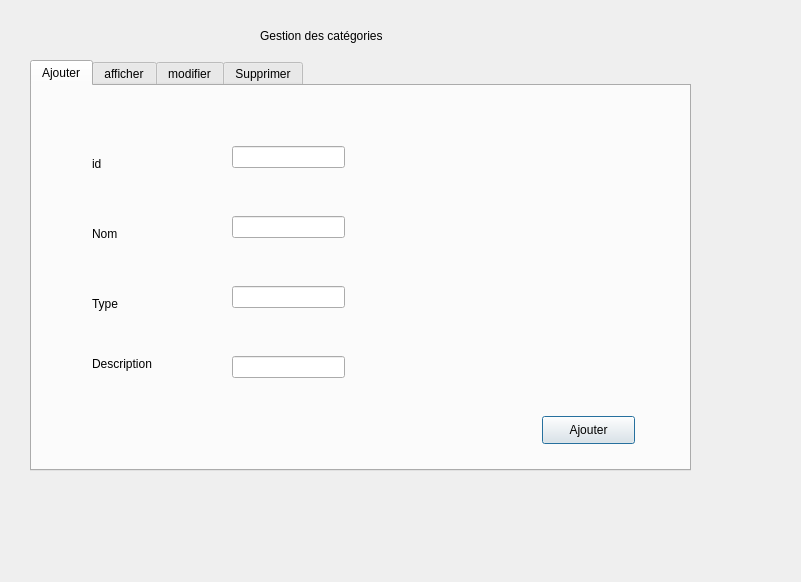
<?xml version="1.0" encoding="UTF-8"?>
<ui version="4.0">
 <class>gestioncategorie</class>
 <widget class="QDialog" name="gestioncategorie">
  <property name="geometry">
   <rect>
    <x>0</x>
    <y>0</y>
    <width>801</width>
    <height>582</height>
   </rect>
  </property>
  <property name="windowTitle">
   <string>Dialog</string>
  </property>
  <widget class="QTabWidget" name="tabWidget">
   <property name="geometry">
    <rect>
     <x>30</x>
     <y>60</y>
     <width>661</width>
     <height>411</height>
    </rect>
   </property>
   <property name="currentIndex">
    <number>0</number>
   </property>
   <widget class="QWidget" name="tab">
    <attribute name="title">
     <string>Ajouter</string>
    </attribute>
    <widget class="QLabel" name="label_2">
     <property name="geometry">
      <rect>
       <x>60</x>
       <y>70</y>
       <width>55</width>
       <height>16</height>
      </rect>
     </property>
     <property name="text">
      <string>id </string>
     </property>
    </widget>
    <widget class="QLabel" name="label_3">
     <property name="geometry">
      <rect>
       <x>60</x>
       <y>140</y>
       <width>55</width>
       <height>16</height>
      </rect>
     </property>
     <property name="text">
      <string>Nom</string>
     </property>
    </widget>
    <widget class="QLabel" name="label_4">
     <property name="geometry">
      <rect>
       <x>60</x>
       <y>210</y>
       <width>55</width>
       <height>16</height>
      </rect>
     </property>
     <property name="text">
      <string>Type</string>
     </property>
    </widget>
    <widget class="QLabel" name="label_5">
     <property name="geometry">
      <rect>
       <x>60</x>
       <y>270</y>
       <width>81</width>
       <height>16</height>
      </rect>
     </property>
     <property name="text">
      <string>Description</string>
     </property>
    </widget>
    <widget class="QLineEdit" name="id">
     <property name="geometry">
      <rect>
       <x>200</x>
       <y>60</y>
       <width>113</width>
       <height>22</height>
      </rect>
     </property>
    </widget>
    <widget class="QLineEdit" name="nom">
     <property name="geometry">
      <rect>
       <x>200</x>
       <y>130</y>
       <width>113</width>
       <height>22</height>
      </rect>
     </property>
    </widget>
    <widget class="QLineEdit" name="type">
     <property name="geometry">
      <rect>
       <x>200</x>
       <y>200</y>
       <width>113</width>
       <height>22</height>
      </rect>
     </property>
    </widget>
    <widget class="QLineEdit" name="description">
     <property name="geometry">
      <rect>
       <x>200</x>
       <y>270</y>
       <width>113</width>
       <height>22</height>
      </rect>
     </property>
    </widget>
    <widget class="QPushButton" name="btn_ajouter">
     <property name="geometry">
      <rect>
       <x>510</x>
       <y>330</y>
       <width>93</width>
       <height>28</height>
      </rect>
     </property>
     <property name="text">
      <string>Ajouter</string>
     </property>
    </widget>
   </widget>
   <widget class="QWidget" name="tab_2">
    <attribute name="title">
     <string>afficher</string>
    </attribute>
    <widget class="QTableView" name="tab_cat">
     <property name="geometry">
      <rect>
       <x>30</x>
       <y>30</y>
       <width>601</width>
       <height>221</height>
      </rect>
     </property>
    </widget>
    <widget class="QPushButton" name="tri_id">
     <property name="geometry">
      <rect>
       <x>30</x>
       <y>260</y>
       <width>93</width>
       <height>28</height>
      </rect>
     </property>
     <property name="text">
      <string>Id</string>
     </property>
    </widget>
    <widget class="QPushButton" name="tri_nom">
     <property name="geometry">
      <rect>
       <x>30</x>
       <y>300</y>
       <width>93</width>
       <height>28</height>
      </rect>
     </property>
     <property name="text">
      <string>Nom</string>
     </property>
    </widget>
    <widget class="QPushButton" name="btn_refresh">
     <property name="geometry">
      <rect>
       <x>540</x>
       <y>250</y>
       <width>93</width>
       <height>28</height>
      </rect>
     </property>
     <property name="text">
      <string>Actualiser</string>
     </property>
    </widget>
    <widget class="QPushButton" name="btn_rechercher_c">
     <property name="geometry">
      <rect>
       <x>540</x>
       <y>290</y>
       <width>93</width>
       <height>28</height>
      </rect>
     </property>
     <property name="text">
      <string>Search</string>
     </property>
    </widget>
    <widget class="QLabel" name="label_6">
     <property name="geometry">
      <rect>
       <x>280</x>
       <y>290</y>
       <width>91</width>
       <height>21</height>
      </rect>
     </property>
     <property name="text">
      <string>Nom à chercher</string>
     </property>
    </widget>
    <widget class="QLineEdit" name="nom_a_chercher">
     <property name="geometry">
      <rect>
       <x>400</x>
       <y>290</y>
       <width>113</width>
       <height>22</height>
      </rect>
     </property>
    </widget>
    <widget class="QPushButton" name="btn_pdf">
     <property name="geometry">
      <rect>
       <x>540</x>
       <y>340</y>
       <width>93</width>
       <height>28</height>
      </rect>
     </property>
     <property name="text">
      <string>Imprimer</string>
     </property>
    </widget>
   </widget>
   <widget class="QWidget" name="tab_3">
    <attribute name="title">
     <string>modifier</string>
    </attribute>
    <widget class="QLabel" name="label_7">
     <property name="geometry">
      <rect>
       <x>40</x>
       <y>60</y>
       <width>151</width>
       <height>16</height>
      </rect>
     </property>
     <property name="text">
      <string>Id du catégorie à modifier</string>
     </property>
    </widget>
    <widget class="QLabel" name="label_8">
     <property name="geometry">
      <rect>
       <x>40</x>
       <y>140</y>
       <width>81</width>
       <height>16</height>
      </rect>
     </property>
     <property name="text">
      <string>Nouveau nom</string>
     </property>
    </widget>
    <widget class="QLabel" name="label_9">
     <property name="geometry">
      <rect>
       <x>40</x>
       <y>230</y>
       <width>81</width>
       <height>16</height>
      </rect>
     </property>
     <property name="text">
      <string>Nouveau type</string>
     </property>
    </widget>
    <widget class="QLabel" name="label_10">
     <property name="geometry">
      <rect>
       <x>40</x>
       <y>310</y>
       <width>121</width>
       <height>16</height>
      </rect>
     </property>
     <property name="text">
      <string>Nouveau description</string>
     </property>
    </widget>
    <widget class="QLineEdit" name="id_a_modifier">
     <property name="geometry">
      <rect>
       <x>220</x>
       <y>50</y>
       <width>113</width>
       <height>22</height>
      </rect>
     </property>
    </widget>
    <widget class="QLineEdit" name="nv_nom">
     <property name="geometry">
      <rect>
       <x>220</x>
       <y>130</y>
       <width>113</width>
       <height>22</height>
      </rect>
     </property>
    </widget>
    <widget class="QLineEdit" name="nv_type">
     <property name="geometry">
      <rect>
       <x>220</x>
       <y>220</y>
       <width>113</width>
       <height>22</height>
      </rect>
     </property>
    </widget>
    <widget class="QLineEdit" name="nv_desc">
     <property name="geometry">
      <rect>
       <x>220</x>
       <y>310</y>
       <width>113</width>
       <height>22</height>
      </rect>
     </property>
    </widget>
    <widget class="QPushButton" name="btn_modifier_c">
     <property name="geometry">
      <rect>
       <x>500</x>
       <y>320</y>
       <width>93</width>
       <height>28</height>
      </rect>
     </property>
     <property name="text">
      <string>Modifier</string>
     </property>
    </widget>
   </widget>
   <widget class="QWidget" name="tab_4">
    <attribute name="title">
     <string>Supprimer</string>
    </attribute>
    <widget class="QLabel" name="label">
     <property name="geometry">
      <rect>
       <x>44</x>
       <y>130</y>
       <width>201</width>
       <height>41</height>
      </rect>
     </property>
     <property name="text">
      <string>ID du categorie à supprimer</string>
     </property>
    </widget>
    <widget class="QPushButton" name="btn_supprimer_c">
     <property name="geometry">
      <rect>
       <x>520</x>
       <y>320</y>
       <width>93</width>
       <height>28</height>
      </rect>
     </property>
     <property name="text">
      <string>Supprimer</string>
     </property>
    </widget>
    <widget class="QLineEdit" name="id_a_supprimer">
     <property name="geometry">
      <rect>
       <x>250</x>
       <y>140</y>
       <width>113</width>
       <height>22</height>
      </rect>
     </property>
    </widget>
   </widget>
  </widget>
  <widget class="QLabel" name="label_11">
   <property name="geometry">
    <rect>
     <x>260</x>
     <y>20</y>
     <width>201</width>
     <height>31</height>
    </rect>
   </property>
   <property name="text">
    <string>Gestion des catégories</string>
   </property>
  </widget>
 </widget>
 <resources/>
 <connections/>
</ui>
